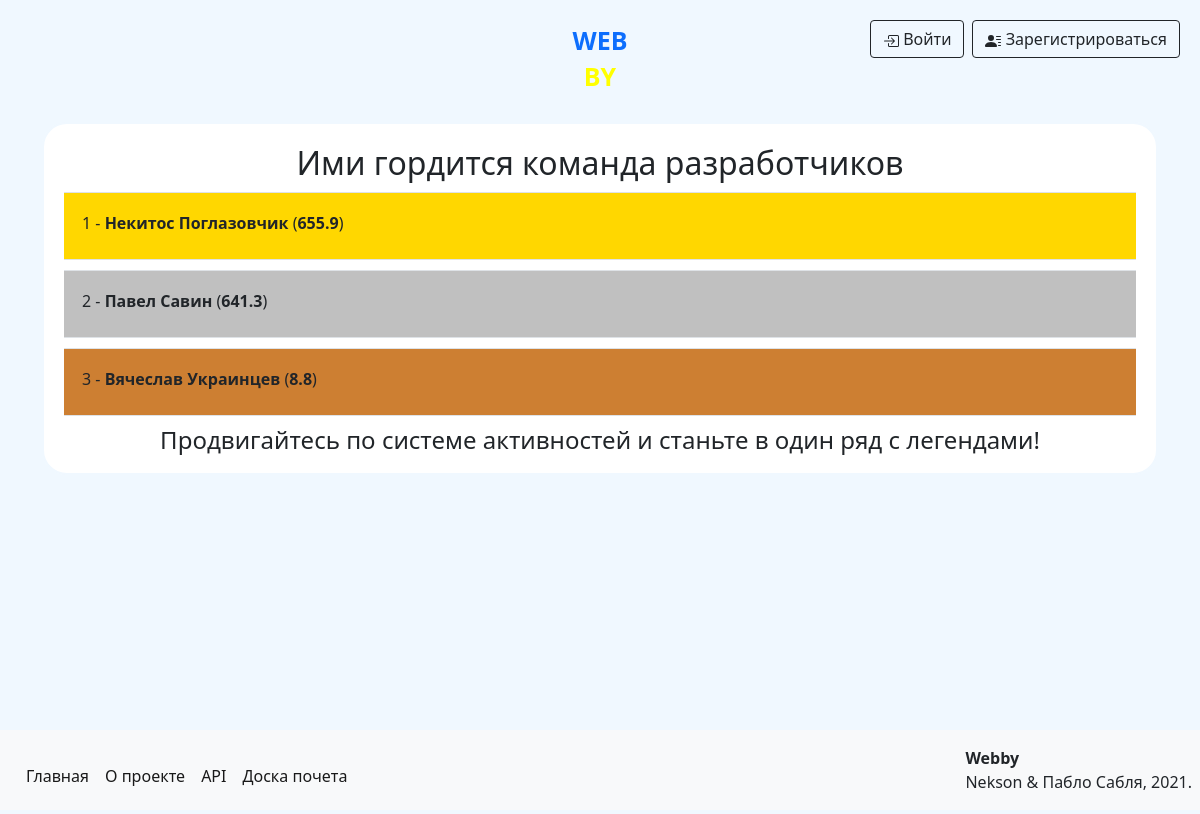
The app's page /top with its own data.
### data/models/user.py (models this page shows, shortened)
class User(SqlAlchemyBase, UserMixin, SerializerMixin):
    __tablename__ = 'users'  # название таблицы с моделью в базе данных
    serialize_rules = (
        '-advertisements', '-rank_id', '-admin', '-hashed_password')  # правила преобразования объекта модели в json
    id = Column(Integer, autoincrement=True, primary_key=True)  # id пользователя
    name = Column(Unicode)  # имя пользователя
    surname = Column(Unicode)  # фамилия пользователя
    birthday = Column(DateTime)  # день рождения пользователя
    email = Column(String, unique=True)  # email адресс пользователя
    phone_number = Column(String, unique=True)  # номер телефона пользователя
    hashed_password = Column(String)  # хэшированный пароль пользователя
    registration_time = Column(DateTime, default=datetime.now)  # время регистрации пользователя
    rating = Column(Integer, default=0)  # рейтинг пользователя
    rank_id = Column(Integer, ForeignKey('ranks.id'))  # id ранга пользователя
    admin = Column(Boolean, default=0)  # права пользователя
    advertisements = relationship('Advertisement', back_populates='author')  # объекты объявлений пользователя
    interests = relationship('Interest', secondary='users_to_interests',
                             backref='users')  # объекты интересов пользователя
    rank = relationship('Rank')  # объект ранга пользователя

### main.py (the view)
@app.route('/top')
def top():
    session = create_session()
    users = session.query(User).order_by(User.rating.desc()).filter(User.rating > 0).limit(
        100)  # получаем список 100 пользователей, упорядоченных по рейтингу
    return render_template('top.html', top_users=users)

### data/db_session.py (called while the page is built)
def create_session() -> Session:
    global __factory
    return __factory()

### templates/top.html
{% extends "base.html" %}
{% block content %}
    {% set ns = namespace(motivation=False) %}
    <form>
        <div class="clearfix">
            <h2 align="center">Ими гордится команда разработчиков</h2>
        </div>
        {% for user in top_users %}
            {% if user.id == current_user.id %}
                {% set ns.motivation = True %}
            {% endif %}
            <div class="p-2 border-top border-bottom" {% if loop.first %}style="background-color: gold;"{% elif loop.index == 2 %}style="background-color: silver;"{% elif loop.index == 3 %}style="background-color: #cd7f32;"{% endif %}>
                <div class="clearfix">
                    <a class="text-reset" href="/profile/{{ user.id }}">
                        <p>
                            {{ loop.index }} - <b>{{ user.name }} {{ user.surname }}</b> (<b>{{ user.rating }}</b>)
                        </p>
                    </a>
                </div>
            </div>
        {% endfor %}
        {% if not ns.motivation %}
        <h4 align="center">Продвигайтесь по системе активностей и станьте в один ряд с легендами!</h4>
        {% endif %}
    </form>
{% endblock %}

### static/css/style.css (style rules this page uses)
body { background-color: aliceblue !important; }
a { text-decoration: none !important; }
div { margin: 10px; }
form { margin-left: auto; margin-right: auto; background-color: white; border: solid 2px aliceblue; border-radius: 25px; padding: 10px; }
html, body { height: 100%; }

### records on screen
User: name "Некитос", surname "Поглазовчик", rating "655.9"
User: name "Павел", surname "Савин", rating "641.3"
User: name "Вячеслав", surname "Украинцев", rating "8.8"
